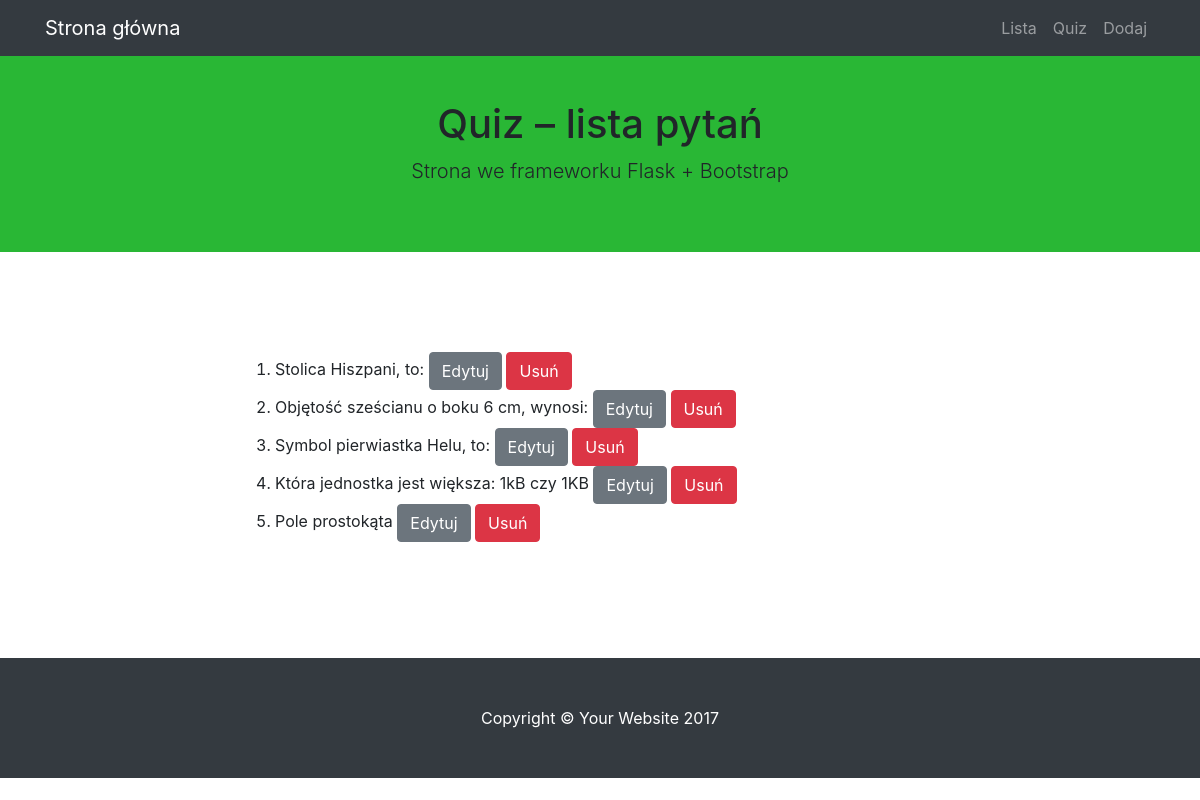
Screenshot of /lista with the database file from the repository.
### quiz/modele.py (models this page shows)
class BazaModel(Model):
    class Meta:
        database = baza

class Pytanie(BazaModel):
    pytanie = CharField(null=False)
    kategoria = ForeignKeyField(Kategoria, related_name='pytania')

### quiz/views.py (the view)
@app.route("/lista")
def lista():
    pytania = Pytanie().select()
    if not pytania.count():
        pass
    return render_template('lista.html', pytania=pytania)

### quiz/quiz.py (called while the page is built)
@app.before_request
def before_request():
    g.db = baza
    g.db.connect()

@app.after_request
def after_request(response):
    g.db.close()
    return response

### quiz/templates/lista.html (shortened to what this page needs)
{% extends "szablon.html" %}
{% block h1 %}Quiz – lista pytań{% endblock %}
{% block tresc %}
    <ol>
    {% for p in pytania %}
        <li>{{ p.pytanie }}
            <a href=" {{ url_for('edytuj', pid=p.id)}}" class="btn btn-secondary">Edytuj</a>
            <a href=" {{ url_for('usun', pid=p.id)}}" class="btn btn-danger">Usuń</a>
        </li>
    {% endfor %}
    </ol>
{% endblock %}

### rows the page displays
Pytanie: pytanie "Stolica Hiszpani, to:"
Pytanie: pytanie "Objętość sześcianu o boku 6 cm, wynosi:"
Pytanie: pytanie "Symbol pierwiastka Helu, to:"
Pytanie: pytanie "Która jednostka jest większa: 1kB czy 1KB"
Pytanie: pytanie "Pole prostokąta"
